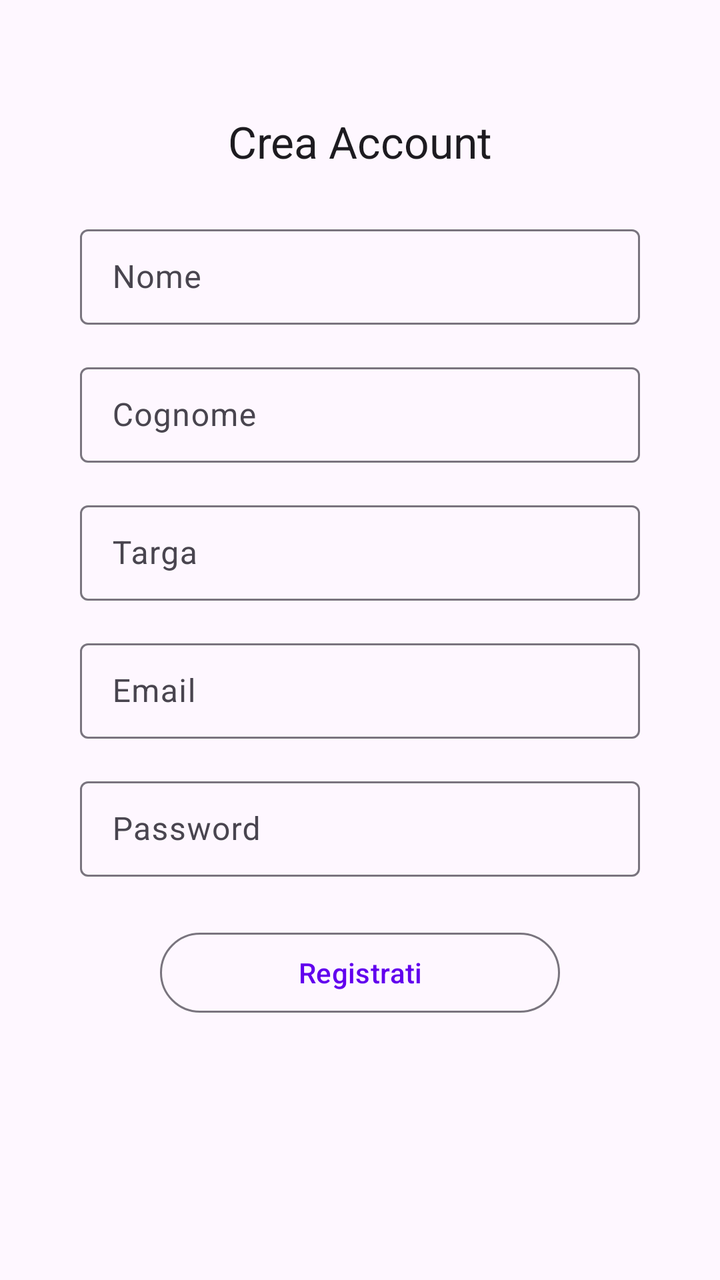
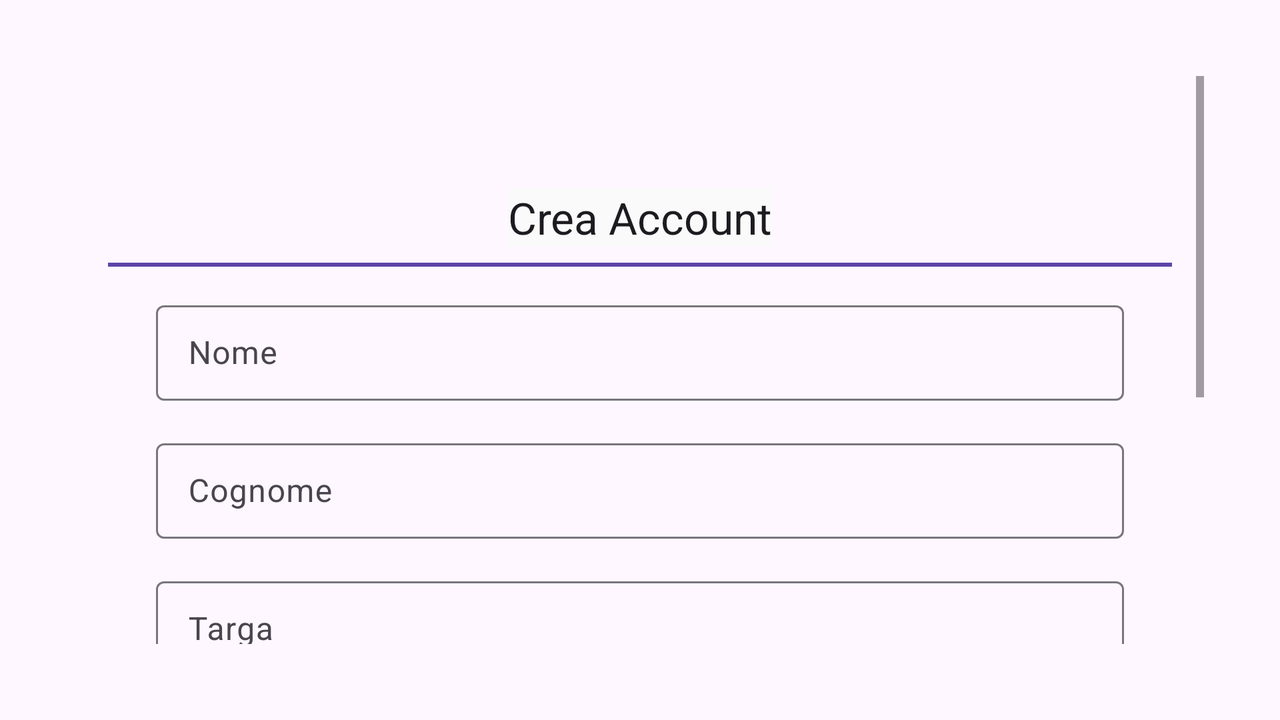

Two renders of one Android screen. The first uses the default layout on a phone; the second uses the alternative layout the repository ships for a different screen configuration, on a matching device. The two XML files are below.
<!-- AndroidManifest.xml: application theme Theme.SmartParking -->
<!-- res/layout/activity_register.xml -->
<?xml version="1.0" encoding="utf-8"?>
<ScrollView
        xmlns:android="http://schemas.android.com/apk/res/android"
        android:layout_width="match_parent"
        android:layout_height="match_parent">

<androidx.constraintlayout.widget.ConstraintLayout
        xmlns:android="http://schemas.android.com/apk/res/android"
        xmlns:app="http://schemas.android.com/apk/res-auto"
        android:layout_width="match_parent"
        android:layout_height="match_parent"
        android:padding="16dp">

    <com.google.android.material.textview.MaterialTextView
            android:id="@+id/titleRegister"
            android:layout_width="wrap_content"
            android:layout_height="wrap_content"
            android:text="Crea Account"
            android:textAppearance="@style/TextAppearance.Material3.TitleLarge"
            app:layout_constraintTop_toTopOf="parent"
            app:layout_constraintStart_toStartOf="parent"
            app:layout_constraintEnd_toEndOf="parent"
            android:layout_marginTop="40dp"/>

    <com.google.android.material.textfield.TextInputLayout
            android:id="@+id/textInputNome"
            style="@style/Widget.Material3.TextInputLayout.OutlinedBox.Dense"
            android:layout_width="0dp"
            android:layout_height="wrap_content"
            android:hint="Nome"
            app:layout_constraintTop_toBottomOf="@id/titleRegister"
            app:layout_constraintStart_toStartOf="parent"
            app:layout_constraintEnd_toEndOf="parent"
            android:layout_marginTop="24dp"
            android:layout_marginHorizontal="24dp">

        <com.google.android.material.textfield.TextInputEditText
                android:id="@+id/editNome"
                android:layout_width="match_parent"
                android:layout_height="wrap_content"/>
    </com.google.android.material.textfield.TextInputLayout>

    <com.google.android.material.textfield.TextInputLayout
            android:id="@+id/textInputCognome"
            style="@style/Widget.Material3.TextInputLayout.OutlinedBox.Dense"
            android:layout_width="0dp"
            android:layout_height="wrap_content"
            android:hint="Cognome"
            app:layout_constraintTop_toBottomOf="@id/textInputNome"
            app:layout_constraintStart_toStartOf="parent"
            app:layout_constraintEnd_toEndOf="parent"
            android:layout_marginTop="16dp"
            android:layout_marginHorizontal="24dp">

        <com.google.android.material.textfield.TextInputEditText
                android:id="@+id/editCognome"
                android:layout_width="match_parent"
                android:layout_height="wrap_content"/>
    </com.google.android.material.textfield.TextInputLayout>

    <com.google.android.material.textfield.TextInputLayout
            android:id="@+id/textInputTarga"
            style="@style/Widget.Material3.TextInputLayout.OutlinedBox.Dense"
            android:layout_width="0dp"
            android:layout_height="wrap_content"
            android:hint="Targa"
            app:layout_constraintTop_toBottomOf="@id/textInputCognome"
            app:layout_constraintStart_toStartOf="parent"
            app:layout_constraintEnd_toEndOf="parent"
            android:layout_marginTop="16dp"
            android:layout_marginHorizontal="24dp">

        <com.google.android.material.textfield.TextInputEditText
                android:id="@+id/editTarga"
                android:layout_width="match_parent"
                android:layout_height="wrap_content"/>
    </com.google.android.material.textfield.TextInputLayout>

    <com.google.android.material.textfield.TextInputLayout
            android:id="@+id/textInputEmailReg"
            style="@style/Widget.Material3.TextInputLayout.OutlinedBox.Dense"
            android:layout_width="0dp"
            android:layout_height="wrap_content"
            android:hint="Email"
            app:layout_constraintTop_toBottomOf="@id/textInputTarga"
            app:layout_constraintStart_toStartOf="parent"
            app:layout_constraintEnd_toEndOf="parent"
            android:layout_marginTop="16dp"
            android:layout_marginHorizontal="24dp">

        <com.google.android.material.textfield.TextInputEditText
                android:id="@+id/editEmailReg"
                android:layout_width="match_parent"
                android:layout_height="wrap_content"/>
    </com.google.android.material.textfield.TextInputLayout>

    <com.google.android.material.textfield.TextInputLayout
            android:id="@+id/textInputPasswordReg"
            style="@style/Widget.Material3.TextInputLayout.OutlinedBox.Dense"
            android:layout_width="0dp"
            android:layout_height="wrap_content"
            android:hint="Password"
            app:layout_constraintTop_toBottomOf="@id/textInputEmailReg"
            app:layout_constraintStart_toStartOf="parent"
            app:layout_constraintEnd_toEndOf="parent"
            android:layout_marginTop="16dp"
            android:layout_marginHorizontal="24dp">

        <com.google.android.material.textfield.TextInputEditText
                android:id="@+id/editPasswordReg"
                android:layout_width="match_parent"
                android:layout_height="wrap_content"
                android:inputType="textPassword"/>
    </com.google.android.material.textfield.TextInputLayout>

    <com.google.android.material.button.MaterialButton
            android:id="@+id/registerButton"
            android:layout_width="0dp"
            android:layout_height="wrap_content"
            android:text="Registrati"
            style="@style/Widget.Material3.Button.OutlinedButton"
            app:layout_constraintTop_toBottomOf="@id/textInputPasswordReg"
            app:layout_constraintStart_toStartOf="parent"
            app:layout_constraintEnd_toEndOf="parent"
            android:layout_marginTop="24dp"
            android:layout_marginHorizontal="64dp"/>
</androidx.constraintlayout.widget.ConstraintLayout>
</ScrollView>
<!-- resources referenced by this layout -->
<resources>
  <style name="Theme.SmartParking" parent="Theme.Material3.Light.NoActionBar">
          
          <item name="colorPrimary">@color/purple_500</item>
          <item name="colorSecondary">@color/teal_200</item>
          
          <item name="android:statusBarColor">@color/purple_500</item>
          
          <item name="android:navigationBarColor">@color/purple_500</item>
      </style>
  <color name="purple_500">#FF6200EE</color>
  <color name="teal_200">#FF03DAC5</color>
</resources>
<!-- res/layout-land/activity_register.xml (the author's variant of the layout above) -->
<!-- drawn on the phone turned sideways -->
<?xml version="1.0" encoding="utf-8"?>
<ScrollView
        xmlns:android="http://schemas.android.com/apk/res/android"
        xmlns:app="http://schemas.android.com/apk/res-auto"
        android:layout_width="match_parent"
        android:layout_height="wrap_content"
        android:fillViewport="true"
        android:padding="38dp">

    <androidx.constraintlayout.widget.ConstraintLayout
            android:layout_width="match_parent"
            android:layout_height="wrap_content"
            android:padding="16dp">

        <com.google.android.material.textview.MaterialTextView
                android:id="@+id/titleRegister"
                android:layout_width="wrap_content"
                android:layout_height="wrap_content"
                android:text="Crea Account"
                android:layout_marginTop="40dp"
                android:textAppearance="@style/TextAppearance.Material3.TitleLarge"
                app:layout_constraintTop_toTopOf="parent"
                app:layout_constraintStart_toStartOf="parent"
                app:layout_constraintEnd_toEndOf="parent"
                android:gravity="center"
                android:background="#FAFAFA"/>

        <View
                android:id="@+id/lineBelowTitle"
                android:layout_width="0dp"
                android:layout_height="2dp"
                android:background="#5E44A7"
                app:layout_constraintTop_toBottomOf="@id/titleRegister"
                app:layout_constraintStart_toStartOf="parent"
                app:layout_constraintEnd_toEndOf="parent"
                android:layout_marginTop="8dp"/>

        <com.google.android.material.textfield.TextInputLayout
                android:id="@+id/textInputNome"
                style="@style/Widget.Material3.TextInputLayout.OutlinedBox.Dense"
                android:layout_width="0dp"
                android:layout_height="wrap_content"
                android:hint="Nome"
                app:layout_constraintTop_toBottomOf="@id/titleRegister"
                app:layout_constraintStart_toStartOf="parent"
                app:layout_constraintEnd_toEndOf="parent"
                android:layout_marginTop="24dp"
                android:layout_marginHorizontal="24dp">

            <com.google.android.material.textfield.TextInputEditText
                    android:id="@+id/editNome"
                    android:layout_width="match_parent"
                    android:layout_height="wrap_content"/>
        </com.google.android.material.textfield.TextInputLayout>

        <com.google.android.material.textfield.TextInputLayout
                android:id="@+id/textInputCognome"
                style="@style/Widget.Material3.TextInputLayout.OutlinedBox.Dense"
                android:layout_width="0dp"
                android:layout_height="wrap_content"
                android:hint="Cognome"
                app:layout_constraintTop_toBottomOf="@id/textInputNome"
                app:layout_constraintStart_toStartOf="parent"
                app:layout_constraintEnd_toEndOf="parent"
                android:layout_marginTop="16dp"
                android:layout_marginHorizontal="24dp">

            <com.google.android.material.textfield.TextInputEditText
                    android:id="@+id/editCognome"
                    android:layout_width="match_parent"
                    android:layout_height="wrap_content"/>
        </com.google.android.material.textfield.TextInputLayout>

        <com.google.android.material.textfield.TextInputLayout
                android:id="@+id/textInputTarga"
                style="@style/Widget.Material3.TextInputLayout.OutlinedBox.Dense"
                android:layout_width="0dp"
                android:layout_height="wrap_content"
                android:hint="Targa"
                app:placeholderText="Esempio: AA000AA"
                app:layout_constraintTop_toBottomOf="@id/textInputCognome"
                app:layout_constraintStart_toStartOf="parent"
                app:layout_constraintEnd_toEndOf="parent"
                android:layout_marginTop="16dp"
                android:layout_marginHorizontal="24dp">

            <com.google.android.material.textfield.TextInputEditText
                    android:id="@+id/editTarga"
                    android:layout_width="match_parent"
                    android:layout_height="wrap_content"/>
        </com.google.android.material.textfield.TextInputLayout>

        <com.google.android.material.textfield.TextInputLayout
                android:id="@+id/textInputEmailReg"
                style="@style/Widget.Material3.TextInputLayout.OutlinedBox.Dense"
                android:layout_width="0dp"
                android:layout_height="wrap_content"
                android:hint="Email"
                app:layout_constraintTop_toBottomOf="@id/textInputTarga"
                app:layout_constraintStart_toStartOf="parent"
                app:layout_constraintEnd_toEndOf="parent"
                android:layout_marginTop="16dp"
                android:layout_marginHorizontal="24dp">

            <com.google.android.material.textfield.TextInputEditText
                    android:id="@+id/editEmailReg"
                    android:layout_width="match_parent"
                    android:layout_height="wrap_content"/>
        </com.google.android.material.textfield.TextInputLayout>

        <com.google.android.material.textfield.TextInputLayout
                android:id="@+id/textInputPasswordReg"
                style="@style/Widget.Material3.TextInputLayout.OutlinedBox.Dense"
                android:layout_width="0dp"
                android:layout_height="wrap_content"
                android:hint="Password"
                app:placeholderText="Esempio: MyPass@123"
                app:layout_constraintTop_toBottomOf="@id/textInputEmailReg"
                app:layout_constraintStart_toStartOf="parent"
                app:layout_constraintEnd_toEndOf="parent"
                android:layout_marginTop="16dp"
                android:layout_marginHorizontal="24dp">

            <com.google.android.material.textfield.TextInputEditText
                    android:id="@+id/editPasswordReg"
                    android:layout_width="match_parent"
                    android:layout_height="wrap_content"
                    android:inputType="textPassword"/>
        </com.google.android.material.textfield.TextInputLayout>

        <com.google.android.material.textfield.TextInputLayout
                android:id="@+id/textInputPasswordReg2"
                style="@style/Widget.Material3.TextInputLayout.OutlinedBox.Dense"
                android:layout_width="0dp"
                android:layout_height="wrap_content"
                android:hint="Conferma Password"
                app:layout_constraintTop_toBottomOf="@id/textInputPasswordReg"
                app:layout_constraintStart_toStartOf="parent"
                app:layout_constraintEnd_toEndOf="parent"
                android:layout_marginTop="16dp"
                android:layout_marginHorizontal="24dp">

            <com.google.android.material.textfield.TextInputEditText
                    android:id="@+id/editPasswordReg2"
                    android:layout_width="match_parent"
                    android:layout_height="wrap_content"
                    android:inputType="textPassword"/>
        </com.google.android.material.textfield.TextInputLayout>

        <com.google.android.material.button.MaterialButton
                android:id="@+id/registerButton"
                android:layout_width="0dp"
                android:layout_height="wrap_content"
                android:text="Registrati"
                style="@style/Widget.Material3.Button.OutlinedButton"
                app:layout_constraintTop_toBottomOf="@id/textInputPasswordReg2"
                app:layout_constraintStart_toStartOf="parent"
                app:layout_constraintEnd_toEndOf="parent"
                android:layout_marginTop="24dp"
                android:layout_marginHorizontal="64dp"
                android:padding="12dp"
                android:backgroundTint="@color/button_background_tint"
                android:textColor="@android:color/white"/>
    </androidx.constraintlayout.widget.ConstraintLayout>
</ScrollView>
